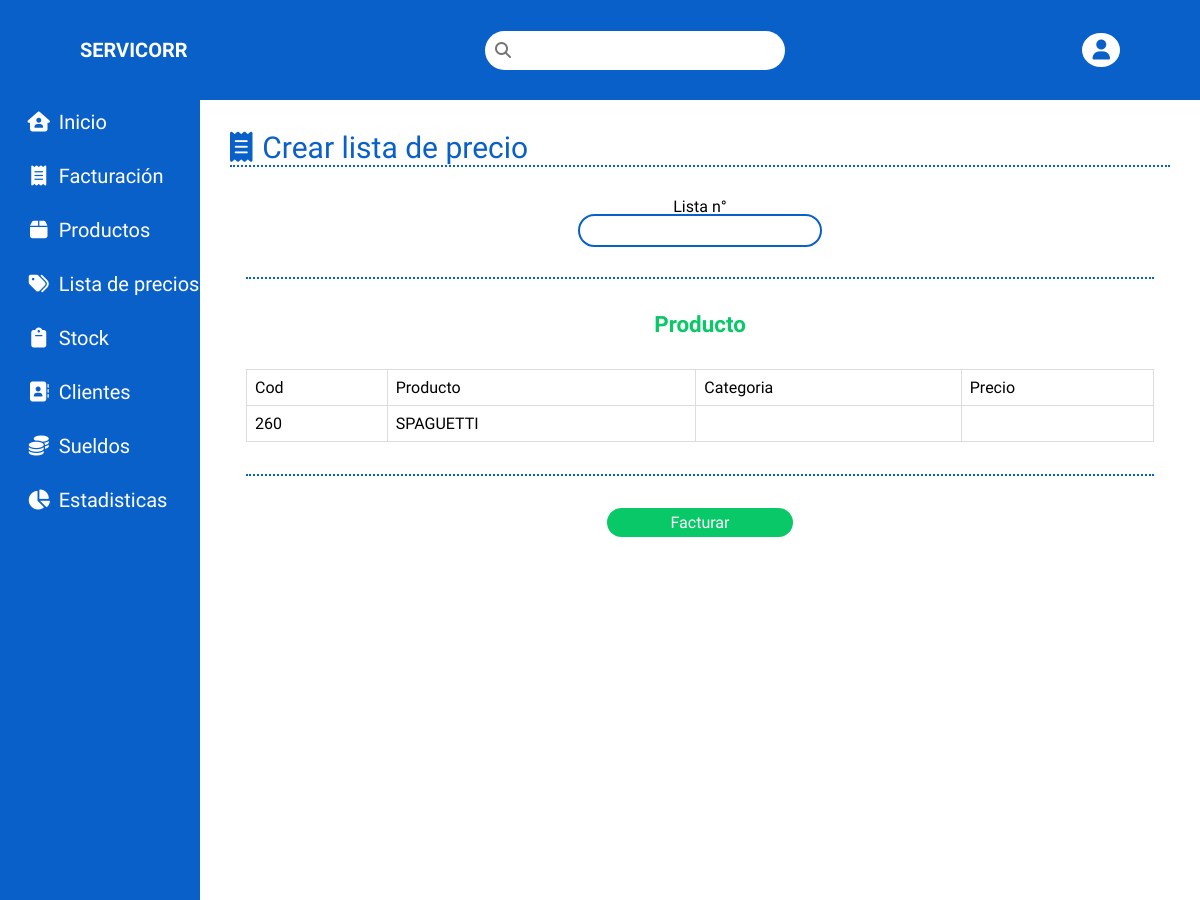
The page /crearlistaprecios.php (signed in) on the database as committed earlier.
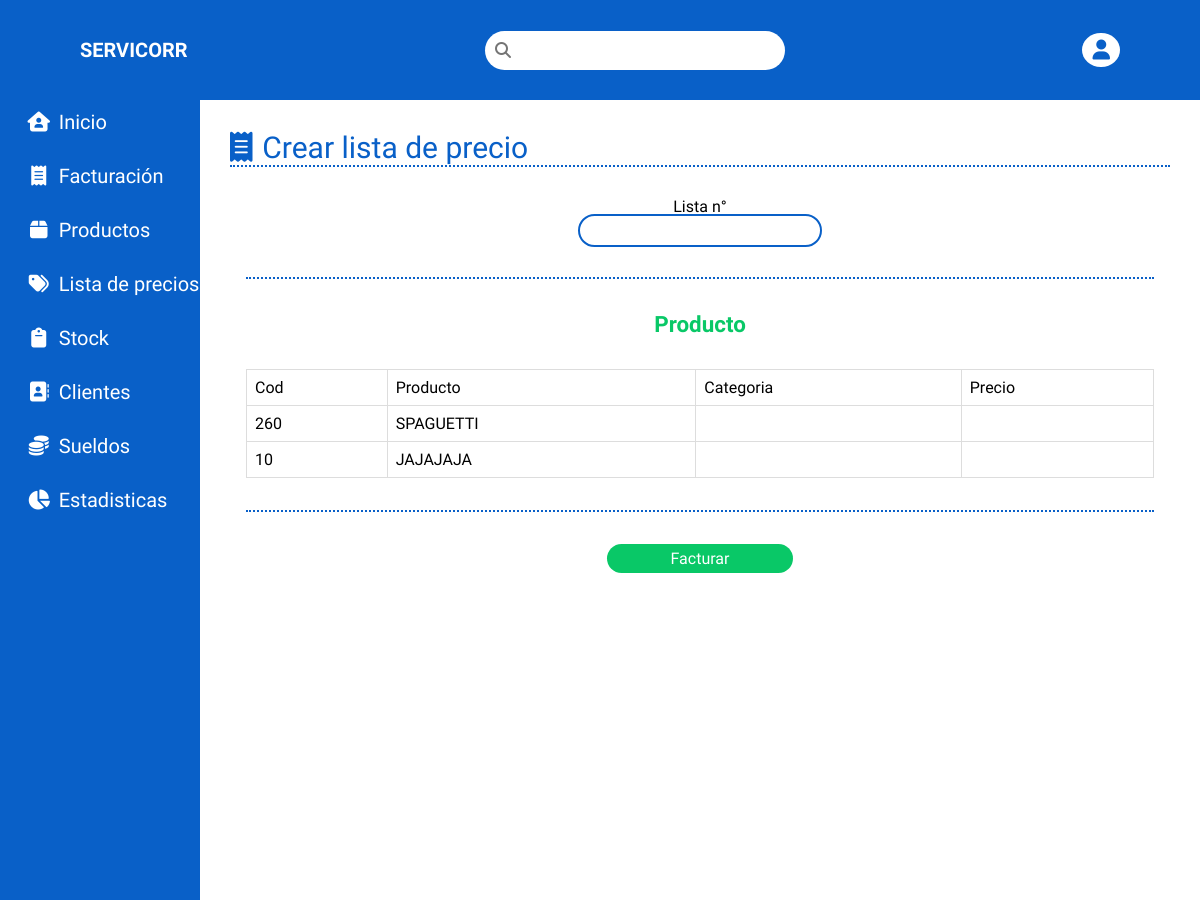
The same page on the database as committed later.
### tables this page shows
CREATE TABLE `products` (
  `id` int(11) NOT NULL,
  `cod` int(11) NOT NULL,
  `name` varchar(255) NOT NULL,
  `brand` int(11) NOT NULL,
  `category` int(11) NOT NULL
);

### crearlistaprecios.php (the view, shortened to what this page needs)
<?php include 'header.php' ?>
        <main class="main" id="main">
            <div class="main__container">
                <div class="main__container__top">
                    <div class="main__title"><i class="fa-solid fa-receipt main__h1--emoji"></i><h1 class="main__h1">Crear lista de precio</h1></div>
                </div>
                <div class="main__decoration"></div>
                <div class="main__busqueda-propiedad">
                    <form autocomplete="off" id="addPropiedadFom" class="form__busqueda-propiedad form" name="form" method="POST" action="backend/crearfactura.php" enctype="multipart/form-data">
                        <div class="form__bloque">
                            <div class="form__bloque__content content">
                                <label  class="form__label content__label" for="">Lista n°</label>
                                <input type="text" class="form__text content__text" id="inputLista" autocomplete="off">
                            </div>
                        </div>
                        <div class="main__decoration"></div>
                        <h2 class="main__h2">Producto</h2>
                        <div class="form__bloque">
                            <table id="productsTable">
                                <tr>
                                    <td>Cod</td>
                                    <td>Producto</td>
                                    <td>Categoria</td>
                                    <td>Precio</td>
                                </tr>
                                <?php
                                    $sentencia = $connect->prepare("SELECT * FROM products") or die('query failed');
                                    $sentencia->execute();
                                    $list_usuarios = $sentencia->fetchAll();
                                    foreach($list_usuarios as $usuario){
                                        $nombre = $usuario['name'];
                                        $cod = $usuario['cod'];
                                        ?>
                                <tr>
                                        <td class="editableFormCodProducto"><?php echo $cod?></td>
                                        <td class="editableQty"><?php echo $nombre?></td>
                                    <td></td>
                                    <td class="editable editablePrice" contenteditable="true"></td>
                                <?php };?>
                                </tr>
                            </table>
                        </div>
                        <div class="main__decoration"></div>
                        <input id="submit-button" type="submit" name="submit" class="form__button form__bloque__button" value="Facturar">
                    </form>
                </div>
                </div>
            </div>
    <?php include 'sidebar.php' ?>
</body>
</html>

Rows that differ between the two databases and show on the page:
added products: cod "10", name "JAJAJAJA"
